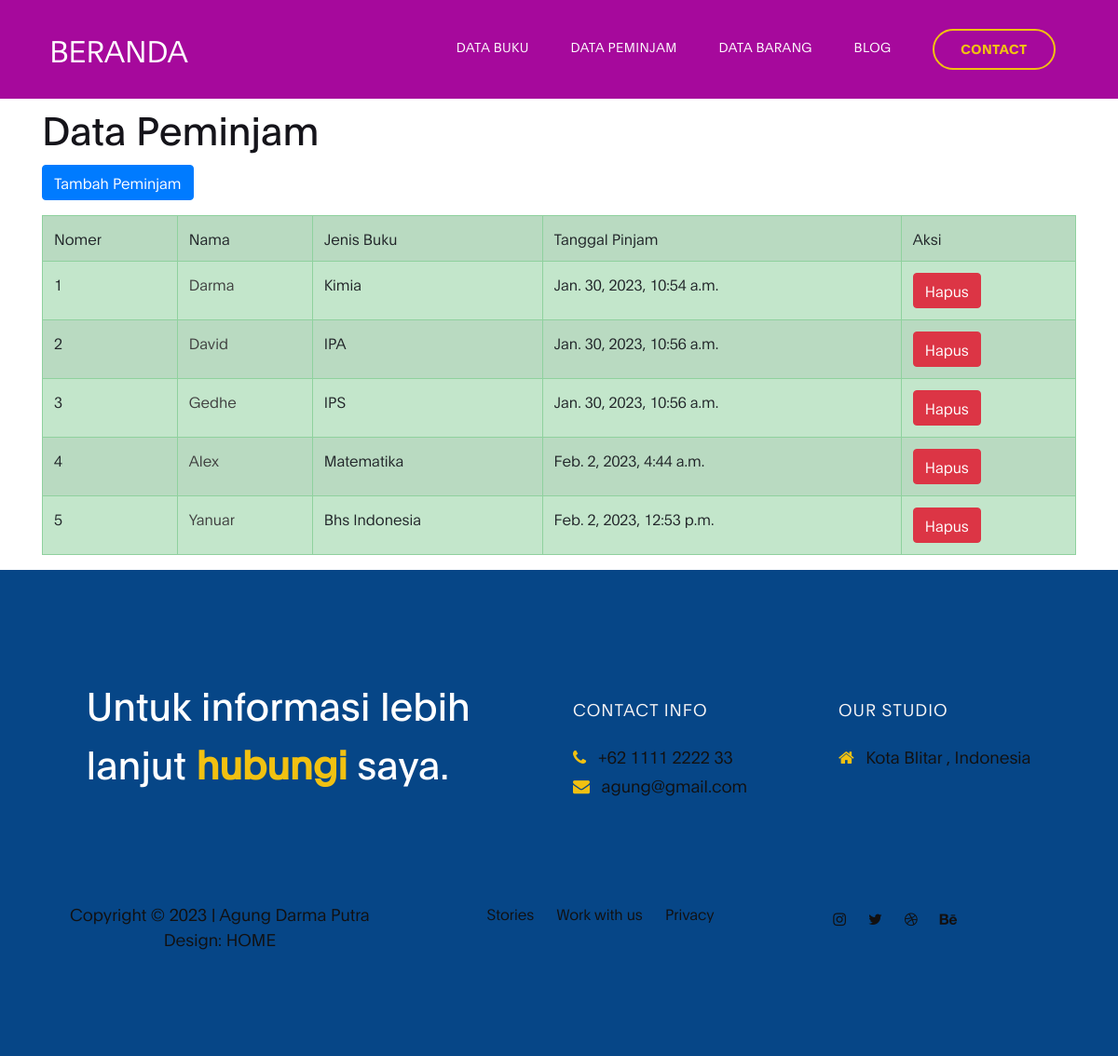
/datapeminjaman/, run on the app's committed database.
### dashboard/models.py (models this page shows, shortened)
class Datapeminjaman(models.Model):
    no = models.IntegerField()
    nama = models.CharField(max_length=20)
    jenisbuku = models.CharField(max_length=20)
    tglpinjam = models.DateTimeField(auto_now_add=True)

### dashboard/views.py (the view)
# urls.py: path('datapeminjaman/',Peminjaman_view),
def Peminjaman_view(request):
    datapeminjamans=Datapeminjaman.objects.all()
    titelnya="Data peminjaman"
    konteks={
        'datapeminjaman':datapeminjamans,
        'titel':titelnya,
    }
    return render(request, 'datapeminjaman.html', konteks)

### templates/datapeminjaman.html (shortened to what this page needs)
{% extends 'base.html' %}
{% load static %}
{% block isinya %}
<div class="container">
 <h1 class="align-center">Data Peminjam</h1>
 <p><a href="/regpeminjaman" class="btn btn-primary">Tambah Peminjam</a></p>
 <table border="1" class="table table-success table-striped">
    <tr>
        <th>Nomer</th>
        <th>Nama</th>
        <th>Jenis Buku</th>
        <th>Tanggal Pinjam</th>
        <th>Aksi</th>
    </tr>
    {% for Datapeminjaman in datapeminjaman %}
    <tr>
        <td>{{Datapeminjaman.no}}</td>
        <td><a href="{% url 'ubah_lg' Datapeminjaman.id %}">{{Datapeminjaman.nama}}</a></td>
        <td>{{Datapeminjaman.jenisbuku}}</td>
        <td>{{Datapeminjaman.tglpinjam}}</td>
        <td><button type="button" class="btn btn-danger" data-toggle="modal" data-target="#hapus-{{ Datapeminjaman.id }}">
            Hapus
        </button></td>
    </tr>
    {% endfor %}
 </table>
</div>
 {% endblock %}

### static/css/templatemo-digital-trend.css (style rules this page uses)
:root { --primary-color: #ede210; --secondary-color: #f1c111; --white-color: #ffffff; --dark-color: #064687; --project-bg: #f0f8ff; --menu-bg: #a6099c; --title-color: #15141a; --gray-color: #f8f5f5; --link-color: #404040; --p-color: #121010; --base-font-family: 'Plain-Light', sans-serif; --title-font-family: 'Plain-Regular', sans-serif; --font-bold-family: 'Plain-Bold', sans-serif; --font-weight-bold: bold; --h1-font-size: 42px; --h2-font-size: 32px; --h3-font-size: 24px; --p-font-size: 18px; --base-font-size: 16px; --menu-font-size: 14px; --border-radius-large: 100px; --border-radius-small: 5px; }
body { background: var(--white-color); font-family: var(--base-font-family); }
h1,h2,h3,h4,h5,h6 { font-family: var(--title-font-family); line-height: inherit; }
h1 { color: var(--title-color); font-size: var(--h1-font-size); }
p { color: var(--p-color); font-size: var(--p-font-size); line-height: 1.5em; }
* { -webkit-box-sizing: border-box; -moz-box-sizing: border-box; box-sizing: border-box; }
*::before, *::after { -webkit-box-sizing: border-box; -moz-box-sizing: border-box; box-sizing: border-box; }
a { color: var(--link-color); font-weight: normal; text-decoration: none; }

### data on the page
Datapeminjaman: no "1", nama "Darma", jenisbuku "Kimia", tglpinjam "Jan. 30, 2023, 10:54 a.m."
Datapeminjaman: no "2", nama "David", jenisbuku "IPA", tglpinjam "Jan. 30, 2023, 10:56 a.m."
Datapeminjaman: no "3", nama "Gedhe", jenisbuku "IPS", tglpinjam "Jan. 30, 2023, 10:56 a.m."
Datapeminjaman: no "4", nama "Alex", jenisbuku "Matematika", tglpinjam "Feb. 2, 2023, 4:44 a.m."
Datapeminjaman: no "5", nama "Yanuar", jenisbuku "Bhs Indonesia", tglpinjam "Feb. 2, 2023, 12:53 p.m."
